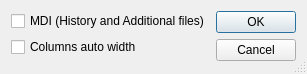
<?xml version="1.0" encoding="UTF-8"?>
<ui version="4.0">
 <class>PlotHistSettings</class>
 <widget class="QDialog" name="PlotHistSettings">
  <property name="geometry">
   <rect>
    <x>0</x>
    <y>0</y>
    <width>284</width>
    <height>74</height>
   </rect>
  </property>
  <property name="windowTitle">
   <string>History settings</string>
  </property>
  <property name="sizeGripEnabled">
   <bool>true</bool>
  </property>
  <layout class="QHBoxLayout" name="horizontalLayout">
   <item>
    <layout class="QVBoxLayout" name="verticalLayout">
     <item>
      <widget class="QCheckBox" name="cbMDI">
       <property name="text">
        <string>MDI (History and Additional files)</string>
       </property>
      </widget>
     </item>
     <item>
      <widget class="QCheckBox" name="cbAutoWidth">
       <property name="text">
        <string>Columns auto width</string>
       </property>
      </widget>
     </item>
     <item>
      <spacer name="verticalSpacer">
       <property name="orientation">
        <enum>Qt::Vertical</enum>
       </property>
       <property name="sizeHint" stdset="0">
        <size>
         <width>20</width>
         <height>40</height>
        </size>
       </property>
      </spacer>
     </item>
    </layout>
   </item>
   <item>
    <widget class="QDialogButtonBox" name="buttonBox">
     <property name="orientation">
      <enum>Qt::Vertical</enum>
     </property>
     <property name="standardButtons">
      <set>QDialogButtonBox::Cancel|QDialogButtonBox::Ok</set>
     </property>
    </widget>
   </item>
  </layout>
 </widget>
 <resources/>
 <connections>
  <connection>
   <sender>buttonBox</sender>
   <signal>accepted()</signal>
   <receiver>PlotHistSettings</receiver>
   <slot>accept()</slot>
   <hints>
    <hint type="sourcelabel">
     <x>248</x>
     <y>254</y>
    </hint>
    <hint type="destinationlabel">
     <x>157</x>
     <y>274</y>
    </hint>
   </hints>
  </connection>
  <connection>
   <sender>buttonBox</sender>
   <signal>rejected()</signal>
   <receiver>PlotHistSettings</receiver>
   <slot>reject()</slot>
   <hints>
    <hint type="sourcelabel">
     <x>316</x>
     <y>260</y>
    </hint>
    <hint type="destinationlabel">
     <x>286</x>
     <y>274</y>
    </hint>
   </hints>
  </connection>
 </connections>
</ui>
